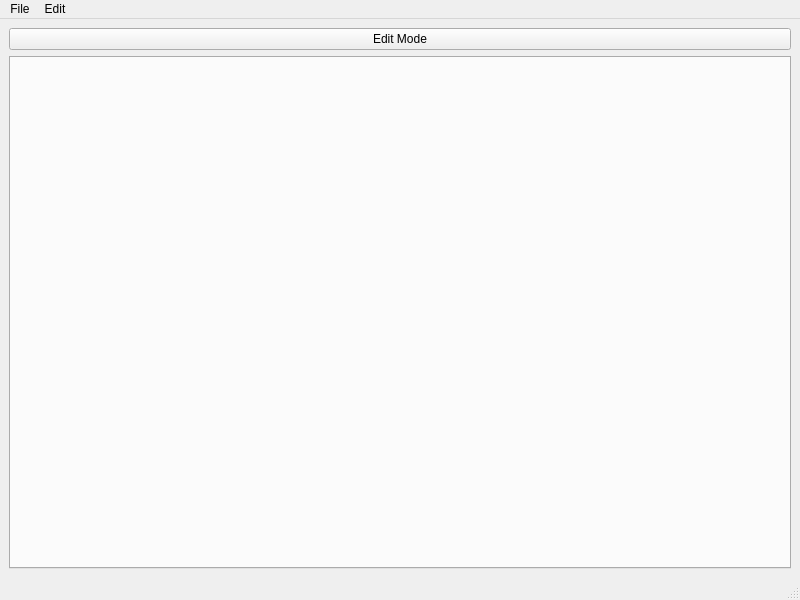
<?xml version="1.0" encoding="UTF-8"?>
<ui version="4.0">
 <class>MainWindow</class>
 <widget class="QMainWindow" name="MainWindow">
  <property name="geometry">
   <rect>
    <x>0</x>
    <y>0</y>
    <width>800</width>
    <height>600</height>
   </rect>
  </property>
  <property name="windowTitle">
   <string>MainWindow</string>
  </property>
  <widget class="QWidget" name="centralwidget">
   <layout class="QGridLayout" name="gridLayout">
    <item row="1" column="0">
     <layout class="QHBoxLayout" name="toolbar">
      <item>
       <widget class="QPushButton" name="mode_changed_button">
        <property name="text">
         <string>Edit Mode</string>
        </property>
       </widget>
      </item>
      <item>
       <layout class="QHBoxLayout" name="align"/>
      </item>
     </layout>
    </item>
    <item row="2" column="0">
     <widget class="QTabWidget" name="tabWidget">
      <property name="currentIndex">
       <number>-1</number>
      </property>
     </widget>
    </item>
   </layout>
  </widget>
  <widget class="QMenuBar" name="menubar">
   <property name="geometry">
    <rect>
     <x>0</x>
     <y>0</y>
     <width>800</width>
     <height>33</height>
    </rect>
   </property>
   <widget class="QMenu" name="menuFile">
    <property name="title">
     <string>File</string>
    </property>
   </widget>
   <widget class="QMenu" name="menuEdit">
    <property name="title">
     <string>Edit</string>
    </property>
    <widget class="QMenu" name="menuInsertVisual">
     <property name="title">
      <string>Insert Visual</string>
     </property>
    </widget>
    <addaction name="menuInsertVisual"/>
   </widget>
   <addaction name="menuFile"/>
   <addaction name="menuEdit"/>
  </widget>
  <widget class="QStatusBar" name="statusbar"/>
  <action name="actionVisualTest">
   <property name="text">
    <string>Test</string>
   </property>
  </action>
 </widget>
 <resources/>
 <connections/>
</ui>
